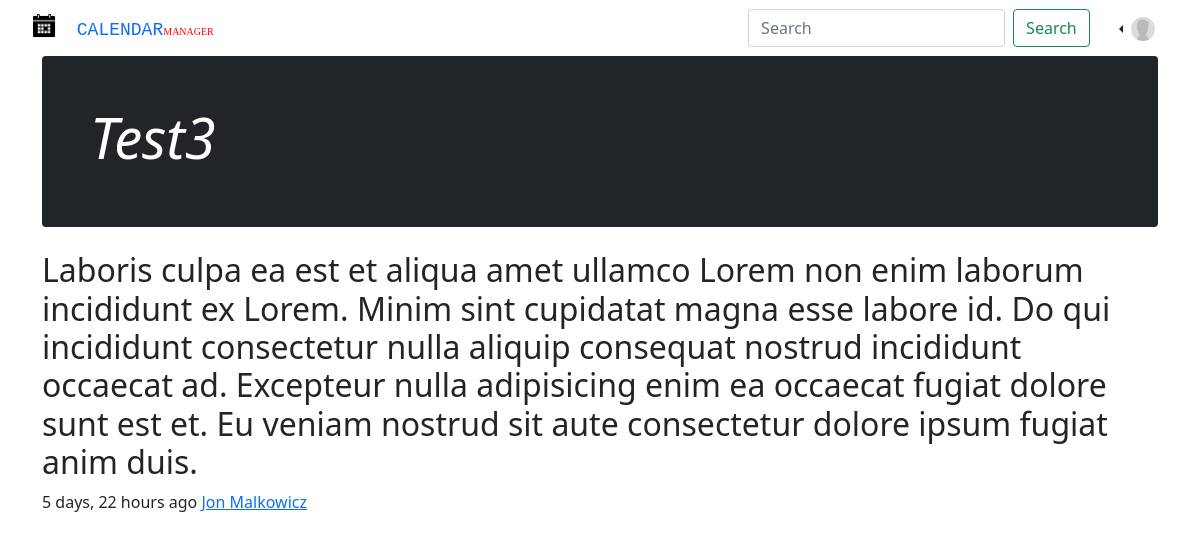
The app's page /calendar/post-detail/3/ (signed in) with its own data.
### accounts/models.py (models this page shows, shortened)
class Profile(models.Model):
    image = models.ImageField(null=True, blank=True, upload_to="images/", default='images/default.jpg')
    phone_regex = RegexValidator(regex=r'^\+?1?\d{9,15}$',
                                 message="Phone number must be entered in the format: '+999999999'. Up to 15 digits allowed.")
    owner = models.OneToOneField(User, on_delete=models.CASCADE)
    role = models.CharField(max_length=100, choices=ROLE, null=True)
    work_regulations = models.IntegerField(choices=WORK_REG, default=1, null=True)
    available_from = models.TimeField(blank=True, null=True)
    available_to = models.TimeField(blank=True, null=True)
    meeting_type = models.IntegerField(choices=MEETING_TYPE, default=2, null=True)
    birthday = models.DateField(null=True)
    age = models.IntegerField(null=True)
    email = models.EmailField(null=True, blank=True)
    phone_number = models.CharField(validators=[phone_regex], max_length=17, blank=True, null=True)
    adress = models.TextField(null=True, blank=True)
    calendar_scope = models.IntegerField(choices=CALENDAR_SCOPE, null=True)
    day_available_places = models.IntegerField(null=True)
    facebook = models.URLField(max_length=400, null=True, blank=True)
    github = models.URLField(max_length=400, null=True, blank=True)
    twitter = models.URLField(max_length=400, null=True, blank=True)
    instagram = models.URLField(max_length=400, null=True, blank=True)
    website = models.URLField(max_length=400, null=True, blank=True)
    follows = models.ManyToManyField('self', related_name='followed_by', symmetrical=False, blank=True)
    employee = models.ManyToManyField('Employee', related_name='company', blank=True)
    posts = models.ManyToManyField('Posts', related_name='company_post', blank=True)
    class Meta:
        permissions = (
            ("add_employee", "can add employee"),
            )

class Posts(models.Model):
    title = models.CharField(max_length=500)
    descriptions = models.TextField()
    date = models.DateTimeField(auto_now=True)
    owner = models.ForeignKey(User, on_delete=models.CASCADE)

### calendar_manager/views.py (the view)
# urls.py: path('post-detail/<int:pk>/', PostDetailView.as_view(), name='post-detail'),
class PostDetailView(DetailView):
    model = Posts
    template_name = 'calendar_manager/post_detail.html'

### calendar_manager/context_processors.py (called while the page is built, shortened)
def navbar_messages(request):
    try:
        all_user_chat_room = request.user.rooms.all()
        unconfirmed_meeetins = Meetings.objects.filter(replied=request.user.pk, confirmed=False)
        all_meetings = Meetings.objects.filter(replied=request.user) | Meetings.objects.filter(asker=request.user)
        list_meetings = [model_to_dict(meeting) for meeting in all_meetings.filter(date__gte=now).order_by('-time_start').order_by('date')]
        dict_meetings = {}
        return {'quantity_meetings': len(unconfirmed_meeetins),
                'all_meetings': json.dumps(dict_meetings, sort_keys=True, indent=1, cls=DjangoJSONEncoder),
                'rooms': all_user_chat_room}
    except:
        return {'quantity_meetings': '', 'all_meetings': '', 'rooms': ''}

### chat/templatetags/msgs_unread.py (called while the page is built)
@register.filter(name='unread')
def unread(value, user):
    return len(UnreadMessage.objects.filter(room=value, user=user))

@register.filter(name='unread_all')
def unread_all(user):
    return len(UnreadMessage.objects.filter(user=user))

### templates/calendar_manager/post_detail.html (shortened to what this page needs)
{% extends 'calendar_manager/base.html' %}
{% block content %}
{% load static %}
<div class="container">
    <div class="p-4 p-md-5 mb-4 text-white rounded bg-dark">
        <div class="col-md-6 px-0">
            <h1 class="display-4 fst-italic">{{ object.title }}</h1>
        </div>
    </div>
    <div class="row">
        <div class="col">
            <h2 class="blog-post-title">{{object.descriptions }}</h2>
            <p class="blog-post-meta">{{ object.date|timesince }} ago <a href="{% url 'calendar:calendar' object.owner.id %}">{{ object.owner.first_name }} {{ object.owner.last_name }}</a></p>
        </div>
    </div>
</div>
{% endblock %}

### templates/calendar_manager/navbar.html (shortened to what this page needs)
{% load static %}
{% load msgs_unread %}
<nav id="nav" class="navbar navbar-expand-lg fixed-top">
    <div class="container-fluid">
        <a class="navbar-brand" href="{% url 'home' %}"><img src="{% static 'img/icon.png' %}" class="d-inline-block align-text-top"/> &nbsp;&nbsp; <font face = "courier" size = "4">CALENDAR</font><font face = "Comic sans MS" size = "1" color = "red">MANAGER</font></a>
            <div class="links">
                <a class="nav-link active" aria-current="page" href=""></a>
                <form class="d-flex" method="get", action="{% url 'calendar:users'  %}">
                  <input class="form-control me-2" type="search" name='search' placeholder="Search" aria-label="Search">
                  <button class="btn btn-outline-success" type="submit">Search</button>
                </form>
                  {% if not request.user.is_authenticated %}
                    <a class="nav-link active" id='sing-in' aria-current="page" data-redirectUrl="{% url 'accounts:logout' %}" href="{% url 'accounts:login' %}">Sign in</a>
                  {% else %}
                  <div class="btn-group dropstart">
                    <button type="button" class="btn dropdown-toggle" data-bs-toggle="dropdown" aria-expanded="false">
                      {% if user.profile.image.url %}
                        <img src="{{ request.user.profile.image.url }}" class="rounded-circle" height="40" width="40" alt="Black and White Portrait of a Man"/>
                      {% else %}
                        <img src="{% static 'img/default.jpg' %}" class="rounded-circle" height="40" width="40" alt="Black and White Portrait of a Man"/>
                      {% endif %}</button>
                  {% endif %}
                  </div>
            </div>
    </div>
</nav>

### static/css/style.css (style rules this page uses)
:root { --normal-font: 400; --bold-font: 700; --bolder-font: 900; --bg-color: #f8f5f5; --primary-color: #4756df; --secondary-color: #ff7235; --primary-shadow: #8b8eaf; --secondary-shadow: #a17a69; --bottom-margin: 0.5rem; --bottom-margin-2: 1rem; --line-height: 1.7rem; --transition: 0.3s; --glow-color: hsl(235, 7%, 34%); }
body { padding-top: 56px; font-family: 'Instagram Sans'; }
nav { position: fixed; top: 0; left: 0; width: 100%; padding-left: 20px; padding-right: 20px; display: flex; align-items: center; justify-content: space-between; width: 100%; height: 56px; background: #ffffff; transition: 0.3s; }
nav img { width: 24px; height: 24px; transform-origin: 0% 50%; transition: 0.3; }
.links { display: flex; align-items: center; gap: 16px; }
.navbar { display: inline-flex }
*::before, *::after { padding: 0; margin: 0; box-sizing: border-box }

### records on screen
Posts: title "Test3", descriptions "Laboris culpa ea est et aliqua amet ullamco Lorem non enim laborum incididunt ex Lorem. Minim sint cupidatat magna esse labore id. Do qui incididunt consectetur nulla aliquip consequat nostrud incididunt occaecat ad. Excepteur nulla adipisicing enim ea occaecat fugiat dolore sunt est et. Eu veniam nostrud sit aute consectetur dolore ipsum fugiat anim duis.", date "5 days, 22 hours", owner.first_name "Jon", owner.last_name "Malkowicz"
